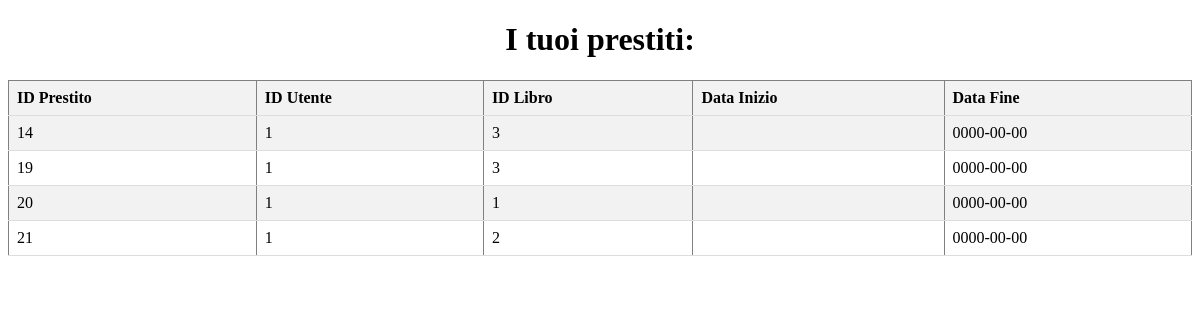
Before: /gestore.php?action=visualizza (signed in) with the older database file.
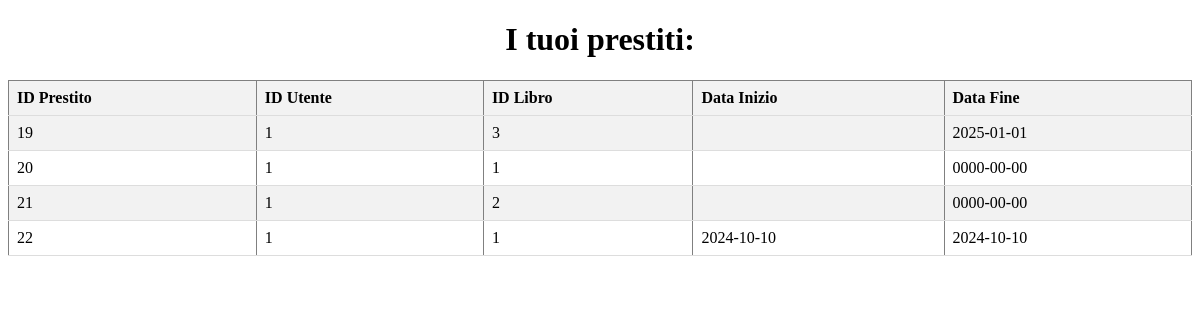
After: the same page with the newer database file.
### tables this page shows
CREATE TABLE `prestiti` (
  `PK_Id_prestito` int(11) NOT NULL,
  `FK_Id_utente` int(11) NOT NULL,
  `FK_Id_libro` int(11) NOT NULL,
  `Scadenza_prestito` date NOT NULL,
  `inizio_prestito` date DEFAULT NULL
);

### gestore.php (the view, shortened to what this page needs)
<!DOCTYPE html>
<html lang="en">
<head>
</head>
<body>
<?php
$user = $_SESSION['username'];
$servername = "localhost";
$username = "root";
$password = "Ruozzi1234";
$dbname = "bibliotrack";
$id_utente = null;
$conn = new mysqli($servername, $username, $password, $dbname);
$sql = "SELECT PK_Id_utente FROM utenti WHERE fk_user = '$user'";
$result = $conn->query($sql);
if ($result->num_rows > 0) {
    $row = $result->fetch_assoc();
    $id_utente = $row['PK_Id_utente'];
} else {
    echo "Nessun ID utente trovato per l'utente $username.";
}
if (isset($_SESSION['username'])) {
    if (isset($_GET['action'])) {
        $action = $_GET['action'];
        switch ($action) {
            case 'visualizza':
                $conn = new mysqli($servername, $username, $password, $dbname);
                $sql = "SELECT PK_Id_prestito, FK_Id_utente, FK_Id_libro, inizio_prestito, Scadenza_prestito FROM prestiti WHERE FK_id_utente = '$id_utente'";
                $result = $conn->query($sql);
                if ($result->num_rows > 0) {
                    echo "<div><h1>I tuoi prestiti:</h1></div>";
                    echo "<table border='1'>";
                    echo "<tr><th>ID Prestito</th><th>ID Utente</th><th>ID Libro</th><th>Data Inizio</th><th>Data Fine</th></tr>";
                    while ($row = $result->fetch_assoc()) {
                        echo "<tr>";
                        echo "<td>" . $row["PK_Id_prestito"] . "</td>";
                        echo "<td>" . $row["FK_Id_utente"] . "</td>";
                        echo "<td>" . $row["FK_Id_libro"] . "</td>";
                        echo "<td>" . $row["inizio_prestito"] . "</td>";
                        echo "<td>" . $row["Scadenza_prestito"] . "</td>";
                        echo "</tr>";
                    }
                    echo "</table>";
                } else {
                    echo "<p>Non hai prestiti attivi al momento.</p>";
                }
                break;
        }
    } else {
        echo "Nessuna azione specificata.";
    }
} else {
    echo "Devi loggarti";
}
?>
</body>
</html>

### gestore.php (style rules this page uses)
table { width: 100%; border-collapse: collapse; margin-top: 20px; }
th, td { padding: 8px; text-align: left; border-bottom: 1px solid #ddd; }
th { background-color: #f2f2f2; }
tr:nth-child(even) { background-color: #f2f2f2; }
div { text-align: center; }

Changed rows visible on the page:
removed prestiti: PK_Id_prestito "14", FK_Id_utente "1", FK_Id_libro "3", Scadenza_prestito "0000-00-00"
changed prestiti id 19: Scadenza_prestito "0000-00-00" → "2025-01-01"
added prestiti: PK_Id_prestito "22", FK_Id_utente "1", FK_Id_libro "1", inizio_prestito "2024-10-10", Scadenza_prestito "2024-10-10"
